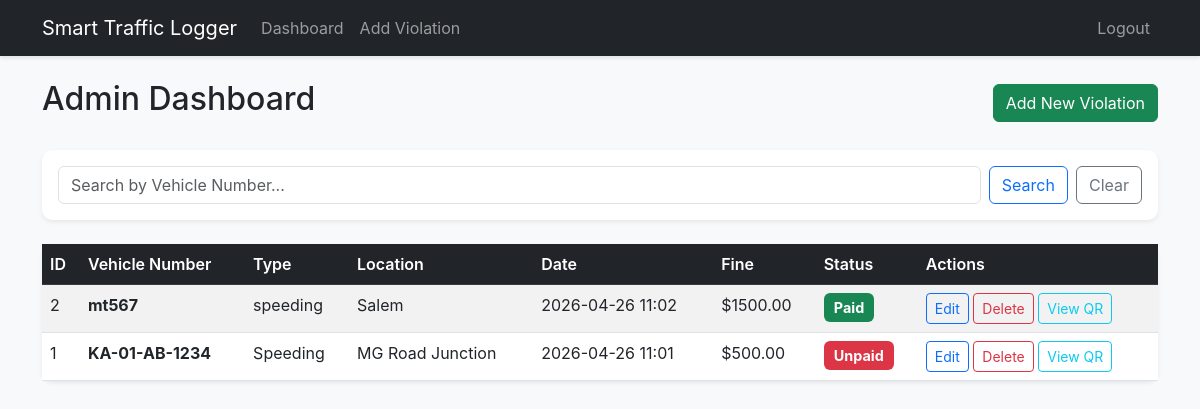
The app's page /admin/dashboard (signed in) with its own data.
### app/models.py (models this page shows, shortened)
class Violation(db.Model):
    id = db.Column(db.Integer, primary_key=True)
    vehicle_number = db.Column(db.String(20), index=True, nullable=False)
    violation_type = db.Column(db.String(100), nullable=False)
    location = db.Column(db.String(150), nullable=False)
    date = db.Column(db.DateTime, index=True, default=datetime.utcnow, nullable=False)
    fine_amount = db.Column(db.Float, nullable=False)
    status = db.Column(db.String(20), index=True, default='Unpaid', nullable=False) # Paid or Unpaid
    qr_code_path = db.Column(db.String(255), nullable=True)

### app/routes/admin.py (the view)
@admin_bp.route('/dashboard')
def dashboard():
    page = request.args.get('page', 1, type=int)
    search = request.args.get('search', '')
    query = Violation.query
    if search:
        query = query.filter(Violation.vehicle_number.ilike(f'%{search}%'))
    violations = query.order_by(Violation.date.desc()).paginate(page=page, per_page=10, error_out=False)
    return render_template('admin/dashboard.html', title='Admin Dashboard', violations=violations, search=search)

### app/models.py (called while the page is built)
@login_manager.user_loader
def load_user(id):
    return User.query.get(int(id))

### app/routes/admin.py (called while the page is built)
@admin_bp.before_request
@login_required
def require_login():
    pass

### app/templates/admin/dashboard.html (shortened to what this page needs)
{% extends "base.html" %}
{% block content %}
<div class="d-flex justify-content-between align-items-center mb-4">
    <h2>Admin Dashboard</h2>
    <a href="{{ url_for('admin.add_violation') }}" class="btn btn-success">Add New Violation</a>
</div>
<div class="card shadow-sm mb-4">
    <div class="card-body">
        <form method="get" class="d-flex">
            <input type="text" name="search" class="form-control me-2" placeholder="Search by Vehicle Number..." value="{{ search }}">
            <button type="submit" class="btn btn-outline-primary">Search</button>
            <a href="{{ url_for('admin.dashboard') }}" class="btn btn-outline-secondary ms-2">Clear</a>
        </form>
    </div>
</div>
<div class="card shadow-sm">
    <div class="card-body p-0">
        <div class="table-responsive">
            <table class="table table-hover table-striped mb-0">
                <thead class="table-dark">
                    <tr>
                        <th>ID</th>
                        <th>Vehicle Number</th>
                        <th>Type</th>
                        <th>Location</th>
                        <th>Date</th>
                        <th>Fine</th>
                        <th>Status</th>
                        <th>Actions</th>
                    </tr>
                </thead>
                <tbody>
                    {% for violation in violations.items %}
                    <tr>
                        <td>{{ violation.id }}</td>
                        <td><strong>{{ violation.vehicle_number }}</strong></td>
                        <td>{{ violation.violation_type }}</td>
                        <td>{{ violation.location }}</td>
                        <td>{{ violation.date.strftime('%Y-%m-%d %H:%M') }}</td>
                        <td>${{ "%.2f"|format(violation.fine_amount) }}</td>
                        <td>
                            {% if violation.status == 'Paid' %}
                            <span class="badge bg-success">Paid</span>
                            {% else %}
                            <span class="badge bg-danger">Unpaid</span>
                            {% endif %}
                        </td>
                        <td>
                            <a href="{{ url_for('admin.edit_violation', id=violation.id) }}" class="btn btn-sm btn-outline-primary">Edit</a>
                            <form action="{{ url_for('admin.delete_violation', id=violation.id) }}" method="POST" class="d-inline" onsubmit="return confirm('Are you sure you want to delete this violation?');">
                                <button type="submit" class="btn btn-sm btn-outline-danger">Delete</button>
                            </form>
                            {% if violation.qr_code_path %}
                            <a href="{{ url_for('static', filename=violation.qr_code_path) }}" target="_blank" class="btn btn-sm btn-outline-info">View QR</a>
                            {% endif %}
                        </td>
                    </tr>
                    {% else %}
                    <tr>
                        <td colspan="8" class="text-center py-4">No violations found.</td>
                    </tr>
                    {% endfor %}
                </tbody>
            </table>
        </div>
    </div>
</div>
{% endblock %}

### app/templates/base.html (shortened to what this page needs)
<!DOCTYPE html>
<html lang="en">
<head>
    <link href="https://cdn.jsdelivr.net/npm/bootstrap@5.3.0/dist/css/bootstrap.min.css" rel="stylesheet">
    <link href="{{ url_for('static', filename='css/style.css') }}" rel="stylesheet">
</head>
<body>
    <nav class="navbar navbar-expand-lg navbar-dark bg-dark">
        <div class="container">
            <a class="navbar-brand" href="{{ url_for('main.index') }}">Smart Traffic Logger</a>
            <div class="collapse navbar-collapse" id="navbarNav">
                <ul class="navbar-nav me-auto">
                    {% if current_user.is_authenticated %}
                    <li class="nav-item">
                        <a class="nav-link" href="{{ url_for('admin.dashboard') }}">Dashboard</a>
                    </li>
                    <li class="nav-item">
                        <a class="nav-link" href="{{ url_for('admin.add_violation') }}">Add Violation</a>
                    </li>
                    {% endif %}
                </ul>
                <ul class="navbar-nav">
                    {% if current_user.is_authenticated %}
                    <li class="nav-item">
                        <a class="nav-link" href="{{ url_for('auth.logout') }}">Logout</a>
                    </li>
                    {% else %}
                    <li class="nav-item">
                        <a class="nav-link" href="{{ url_for('auth.login') }}">Admin Login</a>
                    </li>
                    {% endif %}
                </ul>
            </div>
        </div>
    </nav>
    <div class="container mt-4 mb-5">
        {% block content %}{% endblock %}
    </div>
</body>
</html>

### app/static/css/style.css (style rules this page uses)
body { background-color: #f8f9fa; font-family: 'Inter', -apple-system, BlinkMacSystemFont, "Segoe UI", Roboto, "Helvetica Neue", Arial, sans-serif; }
.navbar { box-shadow: 0 2px 4px rgba(0,0,0,.1); }
.card { border: none; border-radius: 10px; }
.table th { font-weight: 600; }
.badge { font-size: 0.9em; padding: 0.5em 0.7em; }
.btn { transition: all 0.3s ease; }

### records on screen
Violation: id "2", vehicle_number "mt567", violation_type "speeding", location "Salem", date "2026-04-26 11:02", fine_amount "1500.00", status "Paid"
Violation: id "1", vehicle_number "KA-01-AB-1234", violation_type "Speeding", location "MG Road Junction", date "2026-04-26 11:01", fine_amount "500.00", status "Unpaid"
